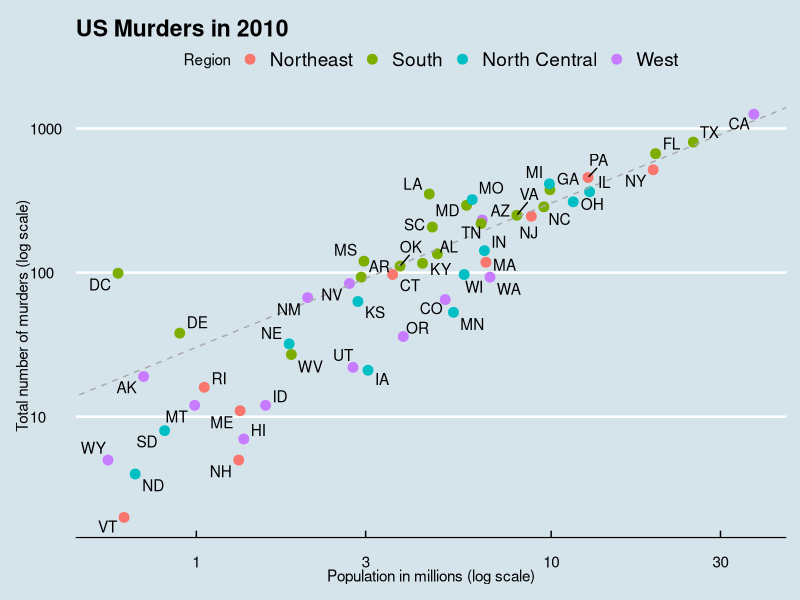

Source code (R):
library(tidyverse)
library(ggrepel)
library(ggthemes)
library(dslabs)
data(murders)

#define intercept

r <- murders %>% summarise(rate=sum(total)/sum(population)*10^6) %>% pull(rate)

#make the plot combining all elements

murders %>% ggplot(aes(population/10^6,total,label=abb)) +
  geom_point(aes(col=region),size=3) +
  scale_x_log10() +
  scale_y_log10() +
  xlab ("Population in millions (log scale)") +
  ylab ("Total number of murders (log scale)") +
  ggtitle("US Murders in 2010") +
  geom_abline(intercept=log10(r),lty=2,color="darkgrey") +
  scale_color_discrete(name="Region") +
  geom_text_repel() +
  theme_economist()
